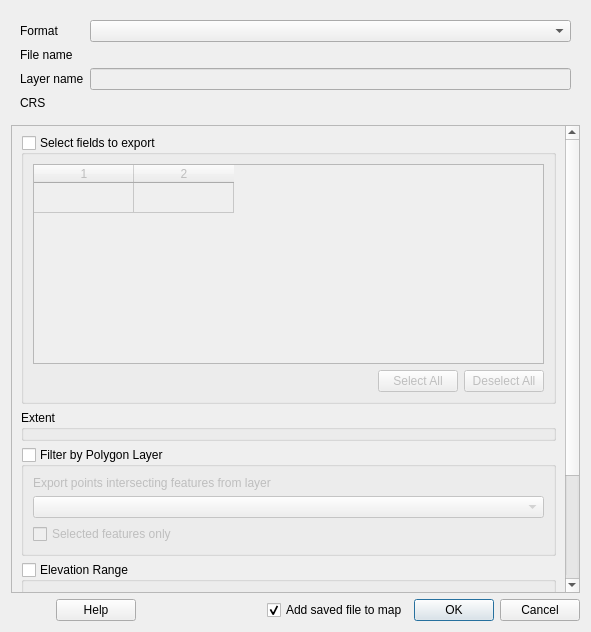
<?xml version="1.0" encoding="UTF-8"?>
<ui version="4.0">
 <class>QgsPointCloudLayerSaveAsDialogBase</class>
 <widget class="QDialog" name="QgsPointCloudLayerSaveAsDialogBase">
  <property name="geometry">
   <rect>
    <x>0</x>
    <y>0</y>
    <width>591</width>
    <height>632</height>
   </rect>
  </property>
  <property name="sizePolicy">
   <sizepolicy hsizetype="Preferred" vsizetype="Preferred">
    <horstretch>0</horstretch>
    <verstretch>0</verstretch>
   </sizepolicy>
  </property>
  <property name="windowTitle">
   <string>Save Vector Layer as…</string>
  </property>
  <layout class="QVBoxLayout" name="verticalLayout_2">
   <item>
    <widget class="QWidget" name="widget" native="true">
     <layout class="QGridLayout" name="gridLayout_4">
      <item row="3" column="0">
       <widget class="QLabel" name="mCrsLabel">
        <property name="text">
         <string>CRS</string>
        </property>
       </widget>
      </item>
      <item row="1" column="2">
       <widget class="QgsFileWidget" name="mFilename" native="true">
        <property name="enabled">
         <bool>false</bool>
        </property>
       </widget>
      </item>
      <item row="0" column="0">
       <widget class="QLabel" name="label_2">
        <property name="text">
         <string>Format</string>
        </property>
        <property name="buddy">
         <cstring>mFormatComboBox</cstring>
        </property>
       </widget>
      </item>
      <item row="0" column="2">
       <widget class="QComboBox" name="mFormatComboBox"/>
      </item>
      <item row="1" column="0">
       <widget class="QLabel" name="label">
        <property name="text">
         <string>File name</string>
        </property>
        <property name="buddy">
         <cstring>mFilename</cstring>
        </property>
       </widget>
      </item>
      <item row="3" column="2">
       <widget class="QgsProjectionSelectionWidget" name="mCrsSelector" native="true">
        <property name="focusPolicy">
         <enum>Qt::StrongFocus</enum>
        </property>
       </widget>
      </item>
      <item row="2" column="0">
       <widget class="QLabel" name="label_7">
        <property name="text">
         <string>Layer name</string>
        </property>
        <property name="buddy">
         <cstring>leLayername</cstring>
        </property>
       </widget>
      </item>
      <item row="2" column="2">
       <widget class="QgsFilterLineEdit" name="leLayername">
        <property name="enabled">
         <bool>false</bool>
        </property>
       </widget>
      </item>
     </layout>
    </widget>
   </item>
   <item>
    <widget class="QgsScrollArea" name="scrollArea">
     <property name="widgetResizable">
      <bool>true</bool>
     </property>
     <widget class="QWidget" name="scrollAreaWidgetContents">
      <property name="geometry">
       <rect>
        <x>0</x>
        <y>-72</y>
        <width>557</width>
        <height>616</height>
       </rect>
      </property>
      <layout class="QVBoxLayout" name="verticalLayout">
       <item>
        <widget class="QgsCollapsibleGroupBox" name="mAttributesSelection">
         <property name="title">
          <string>Select fields to export</string>
         </property>
         <property name="checkable">
          <bool>true</bool>
         </property>
         <property name="checked">
          <bool>false</bool>
         </property>
         <property name="collapsed" stdset="0">
          <bool>true</bool>
         </property>
         <layout class="QVBoxLayout" name="verticalLayout_4">
          <item>
           <widget class="QTableWidget" name="mAttributeTable">
            <property name="minimumSize">
             <size>
              <width>0</width>
              <height>200</height>
             </size>
            </property>
            <property name="rowCount">
             <number>1</number>
            </property>
            <property name="columnCount">
             <number>2</number>
            </property>
            <attribute name="verticalHeaderVisible">
             <bool>false</bool>
            </attribute>
            <row/>
            <column/>
            <column/>
           </widget>
          </item>
          <item>
           <layout class="QHBoxLayout" name="horizontalLayout_5">
            <item>
             <spacer name="horizontalSpacer_2">
              <property name="orientation">
               <enum>Qt::Horizontal</enum>
              </property>
              <property name="sizeHint" stdset="0">
               <size>
                <width>40</width>
                <height>20</height>
               </size>
              </property>
             </spacer>
            </item>
            <item>
             <widget class="QPushButton" name="mSelectAllAttributes">
              <property name="text">
               <string>Select All</string>
              </property>
             </widget>
            </item>
            <item>
             <widget class="QPushButton" name="mDeselectAllAttributes">
              <property name="text">
               <string>Deselect All</string>
              </property>
             </widget>
            </item>
           </layout>
          </item>
         </layout>
        </widget>
       </item>
       <item>
        <widget class="QgsExtentGroupBox" name="mExtentGroupBox">
         <property name="title">
          <string>Extent</string>
         </property>
        </widget>
       </item>
       <item>
        <widget class="QgsCollapsibleGroupBox" name="mFilterGeometryGroupBox">
         <property name="title">
          <string>Filter by Polygon Layer</string>
         </property>
         <property name="checkable">
          <bool>true</bool>
         </property>
         <property name="checked">
          <bool>false</bool>
         </property>
         <layout class="QVBoxLayout" name="verticalLayout_3">
          <item>
           <widget class="QLabel" name="label_6">
            <property name="text">
             <string>Export points intersecting features from layer</string>
            </property>
           </widget>
          </item>
          <item>
           <widget class="QgsMapLayerComboBox" name="mFilterGeometryLayerComboBox"/>
          </item>
          <item>
           <widget class="QCheckBox" name="mSelectedFeaturesCheckBox">
            <property name="text">
             <string>Selected features only</string>
            </property>
           </widget>
          </item>
         </layout>
        </widget>
       </item>
       <item>
        <widget class="QgsCollapsibleGroupBox" name="mZRangeGroupBox">
         <property name="title">
          <string>Elevation Range</string>
         </property>
         <property name="checkable">
          <bool>true</bool>
         </property>
         <property name="checked">
          <bool>false</bool>
         </property>
         <layout class="QGridLayout" name="gridLayout">
          <item row="2" column="0">
           <widget class="QLabel" name="label_4">
            <property name="text">
             <string>Maximum Z value</string>
            </property>
           </widget>
          </item>
          <item row="2" column="1">
           <widget class="QgsDoubleSpinBox" name="mMaximumZSpinBox"/>
          </item>
          <item row="1" column="1">
           <widget class="QgsDoubleSpinBox" name="mMinimumZSpinBox"/>
          </item>
          <item row="1" column="0">
           <widget class="QLabel" name="label_3">
            <property name="text">
             <string>Minimum Z value</string>
            </property>
           </widget>
          </item>
         </layout>
        </widget>
       </item>
       <item>
        <widget class="QgsCollapsibleGroupBox" name="mPointsLimitGroupBox">
         <property name="title">
          <string>Limit number of points</string>
         </property>
         <property name="checkable">
          <bool>true</bool>
         </property>
         <property name="checked">
          <bool>false</bool>
         </property>
         <layout class="QFormLayout" name="formLayout">
          <item row="0" column="0">
           <widget class="QLabel" name="label_5">
            <property name="text">
             <string>Limit total number of exported points to</string>
            </property>
           </widget>
          </item>
          <item row="0" column="1">
           <widget class="QgsSpinBox" name="mPointsLimitSpinBox">
            <property name="minimum">
             <number>1</number>
            </property>
            <property name="singleStep">
             <number>100000</number>
            </property>
           </widget>
          </item>
         </layout>
        </widget>
       </item>
       <item>
        <spacer name="verticalSpacer_2">
         <property name="orientation">
          <enum>Qt::Vertical</enum>
         </property>
         <property name="sizeHint" stdset="0">
          <size>
           <width>20</width>
           <height>40</height>
          </size>
         </property>
        </spacer>
       </item>
      </layout>
     </widget>
    </widget>
   </item>
   <item>
    <layout class="QHBoxLayout" name="horizontalLayout1">
     <item>
      <widget class="QDialogButtonBox" name="mHelpButtonBox">
       <property name="orientation">
        <enum>Qt::Horizontal</enum>
       </property>
       <property name="standardButtons">
        <set>QDialogButtonBox::Help</set>
       </property>
      </widget>
     </item>
     <item>
      <spacer name="horizontalSpacer">
       <property name="orientation">
        <enum>Qt::Horizontal</enum>
       </property>
       <property name="sizeHint" stdset="0">
        <size>
         <width>20</width>
         <height>10</height>
        </size>
       </property>
      </spacer>
     </item>
     <item>
      <widget class="QCheckBox" name="mAddToCanvas">
       <property name="text">
        <string>Add saved file to map</string>
       </property>
       <property name="checked">
        <bool>true</bool>
       </property>
      </widget>
     </item>
     <item>
      <widget class="QDialogButtonBox" name="mButtonBox">
       <property name="orientation">
        <enum>Qt::Horizontal</enum>
       </property>
       <property name="standardButtons">
        <set>QDialogButtonBox::Cancel|QDialogButtonBox::Ok</set>
       </property>
      </widget>
     </item>
    </layout>
   </item>
  </layout>
 </widget>
 <customwidgets>
  <customwidget>
   <class>QgsScrollArea</class>
   <extends>QScrollArea</extends>
   <header>qgsscrollarea.h</header>
   <container>1</container>
  </customwidget>
  <customwidget>
   <class>QgsCollapsibleGroupBox</class>
   <extends>QGroupBox</extends>
   <header>qgscollapsiblegroupbox.h</header>
   <container>1</container>
  </customwidget>
  <customwidget>
   <class>QgsProjectionSelectionWidget</class>
   <extends>QWidget</extends>
   <header>qgsprojectionselectionwidget.h</header>
   <container>1</container>
  </customwidget>
  <customwidget>
   <class>QgsFileWidget</class>
   <extends>QWidget</extends>
   <header>qgsfilewidget.h</header>
   <container>1</container>
  </customwidget>
  <customwidget>
   <class>QgsExtentGroupBox</class>
   <extends>QgsCollapsibleGroupBox</extends>
   <header>qgsextentgroupbox.h</header>
   <container>1</container>
  </customwidget>
  <customwidget>
   <class>QgsDoubleSpinBox</class>
   <extends>QDoubleSpinBox</extends>
   <header>qgsdoublespinbox.h</header>
  </customwidget>
  <customwidget>
   <class>QgsSpinBox</class>
   <extends>QSpinBox</extends>
   <header>qgsspinbox.h</header>
  </customwidget>
  <customwidget>
   <class>QgsFilterLineEdit</class>
   <extends>QLineEdit</extends>
   <header>qgsfilterlineedit.h</header>
  </customwidget>
  <customwidget>
   <class>QgsMapLayerComboBox</class>
   <extends>QComboBox</extends>
   <header>qgsmaplayercombobox.h</header>
  </customwidget>
 </customwidgets>
 <tabstops>
  <tabstop>mFormatComboBox</tabstop>
  <tabstop>leLayername</tabstop>
  <tabstop>mCrsSelector</tabstop>
  <tabstop>scrollArea</tabstop>
  <tabstop>mAttributeTable</tabstop>
  <tabstop>mSelectAllAttributes</tabstop>
  <tabstop>mDeselectAllAttributes</tabstop>
  <tabstop>mAddToCanvas</tabstop>
 </tabstops>
 <resources/>
 <connections/>
</ui>
